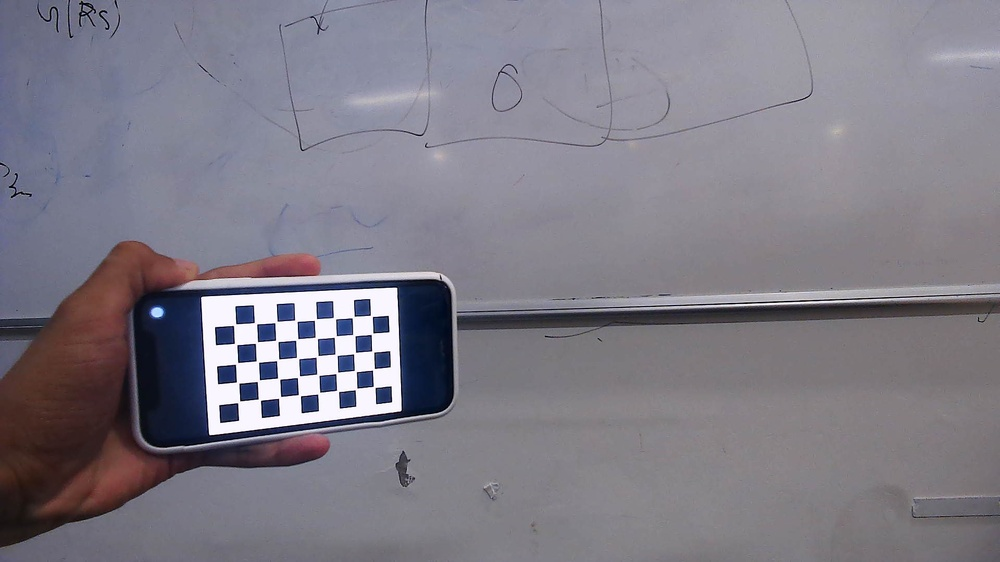
#> input picture CV(wroked_Till_Now)/Check_pix/WIN_20260713_12_25_35_Pro.jpg, 1000 x 562 px, shrunk from 1920 x 1080 before the run; its folder holds only this picture in this run
$ python calib.py
#> lines starting #> are read from the running program, lines starting #| are printed output that depends on the picture; after the words box and inside, x2 and y2 are one past the last pixel; in counts of white or black regions, pixels touching at a corner belong together; long printed decimals are rounded
import cv2
import numpy as np
import glob
import os


# =====================================================
# SETTINGS
# =====================================================

PATTERN = (8,5)
SQUARE_SIZE = 30.0     # mm


# =====================================================
# OBJECT POINTS
# =====================================================

objp = np.zeros((PATTERN[0]*PATTERN[1],3), np.float32)

objp[:,:2] = np.mgrid[
                0:PATTERN[0],
                0:PATTERN[1]
            ].T.reshape(-1,2)

objp *= SQUARE_SIZE


objpoints=[]
imgpoints=[]


# =====================================================
# LOAD IMAGES
# =====================================================


script_dir = os.path.dirname(os.path.abspath(__file__))
folder = os.path.join(script_dir, "Check_pix")

images = glob.glob(os.path.join(folder, "*.jpg"))

print()
print("Found", len(images), "images in", folder)
print()


image_shape = None


# =====================================================
# DETECT CORNERS
# =====================================================


for file in images:

    img = cv2.imread(file)
#> img is the input picture: shape (562, 1000, 3); mean B, G, R 134.4, 123.6, 126.8
    if img is None:
        print("Warning: could not read", file)
        continue

    gray = cv2.cvtColor(img, cv2.COLOR_BGR2GRAY)
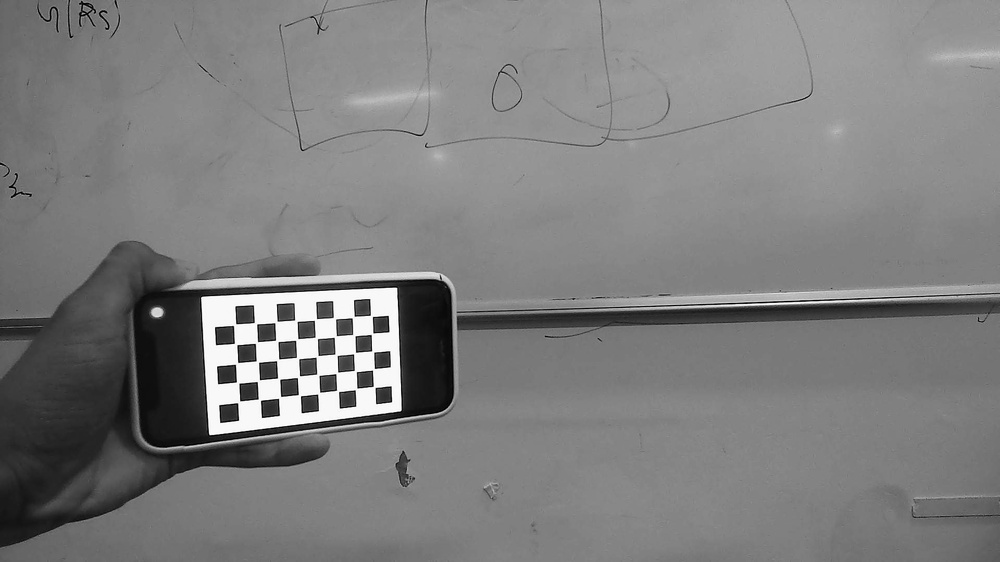
#> gray: shape (562, 1000); min 0, max 255, mean 125.8
    image_shape = gray.shape[::-1]
#> image_shape = (1000, 562)

    # First try the robust SB detector, then fall back to the legacy detector
    ret, corners = cv2.findChessboardCornersSB(gray, PATTERN)
#> ret = True; corners = 40 rows, first 8: [234.4, 324.5], [255.5, 323.2], [275.9, 321.8], [295.8, 320.6], [315.4, 319.2], [334.5, 318.1], [353.2, 317], [371.8, 315.6]
    if not ret:
        # try legacy detector with common flags and subpixel refinement
        flags = cv2.CALIB_CB_ADAPTIVE_THRESH | cv2.CALIB_CB_NORMALIZE_IMAGE
        ret, corners = cv2.findChessboardCorners(gray, PATTERN, flags)
        if ret:
            corners = cv2.cornerSubPix(
                gray, corners, (11, 11), (-1, -1),
                (cv2.TERM_CRITERIA_EPS + cv2.TERM_CRITERIA_MAX_ITER, 30, 0.001)
            )

    if ret:
        objpoints.append(objp.copy())
        imgpoints.append(corners)

        vis = img.copy()
        cv2.drawChessboardCorners(vis, PATTERN, corners, ret)
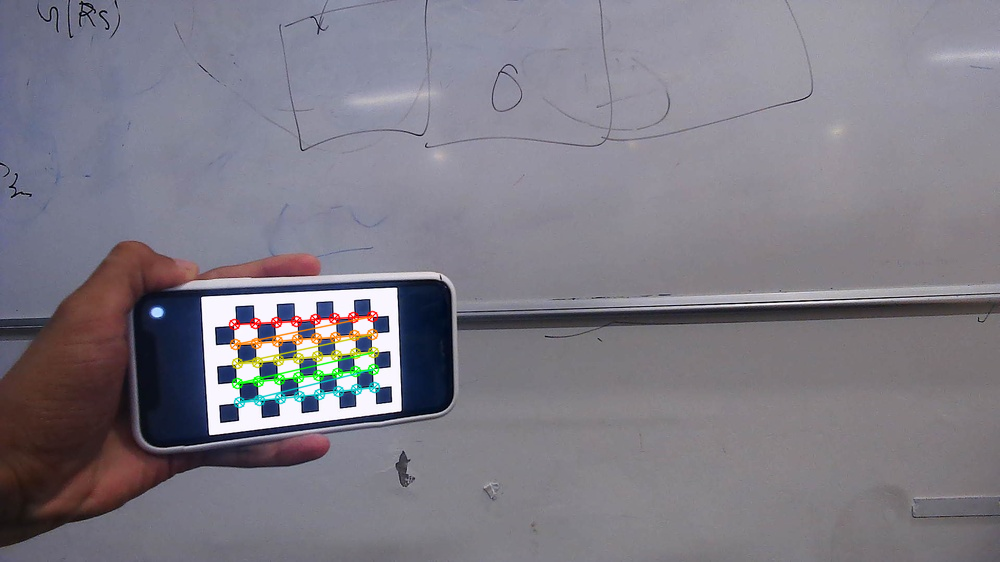
#> vis: shape (562, 1000, 3); 1.17% of pixels changed, all inside (x1, y1, x2, y2) = (228, 310, 381, 409)
        cv2.imshow("Corners", vis)
        cv2.waitKey(300)

        print("✓", os.path.basename(file))
    else:
        print("✗", os.path.basename(file))


cv2.destroyAllWindows()


# =====================================================
# CALIBRATE
# =====================================================


ret,K,D,rvecs,tvecs = cv2.calibrateCamera(


                            objpoints,
                            imgpoints,
                            image_shape,

                            None,
                            None

                            )
#> ret = 0.109; K = [[580.2, 0, 497.1], [0, 566.5, 232.5], [0, 0, 1]]; D = [[0.0649, 0.0588, -0.02, 0.0474, -0.13]]; rvecs = ([0.0448, -0.426, -0.0134],); tvecs = ([-395.6, 142.6, 821.7],)


# =====================================================
# RESULTS
# =====================================================


print()
print("================================")
print("CALIBRATION COMPLETE")
print("================================")
print()


print("Camera Matrix")
print()

print(K)
#| [[580.243   0.         497.116]
#|  [  0.         566.472 232.459]
#|  [  0.           0.           1.        ]]


print()
print()


print("Distortion")
print()

print(D)
#| [[ 0.06486  0.05879  -0.02004   0.0474 -0.1297]]


print()
print()

print("Reprojection Error")
print()

print(ret)
#| 0.1093


# =====================================================
# SAVE
# =====================================================


np.savez(

        "camera.npz",

        K=K,
        D=D

        )


print()
print("Saved camera.npz")


# =====================================================
# TEST UNDISTORTION
# =====================================================


img=cv2.imread(images[0])


h,w=img.shape[:2]
#> h = 562; w = 1000


newK,_=cv2.getOptimalNewCameraMatrix(

            K,
            D,
            (w,h),
            1,
            (w,h)

            )
#> newK = [[345.2, 0, 731.4], [0, 418.3, 214.4], [0, 0, 1]]


und = cv2.undistort(

            img,

            K,
            D,

            None,

            newK

            )
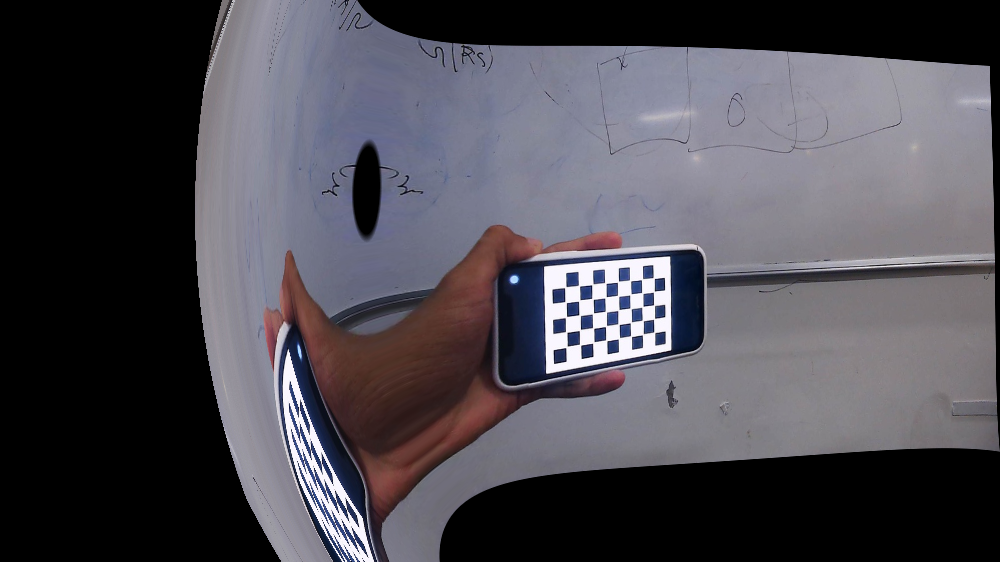
#> und: shape (562, 1000, 3); mean B, G, R 82, 74.4, 76.8


cv2.imshow("Original",img)
cv2.imshow("Undistorted",und)

cv2.waitKey(0)

cv2.destroyAllWindows()

$ run again, on CV(wroked_Till_Now)/Check_pix/WIN_20260713_12_25_46_Pro.jpg
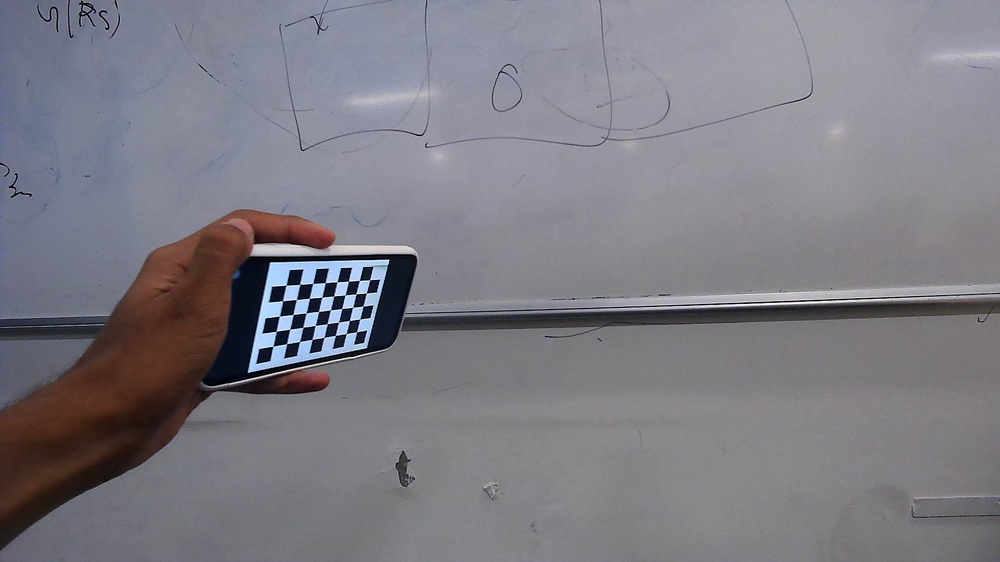
#> input picture CV(wroked_Till_Now)/Check_pix/WIN_20260713_12_25_46_Pro.jpg, 1000 x 562 px, shrunk from 1920 x 1080 before the run
#> img is the input picture: shape (562, 1000, 3); mean B, G, R 131.5, 123.6, 125.3
#> `ret, corners = cv2.findChessboardCornersSB(gray, PATTERN)`: ret = True; corners = 40 rows, first 8: [285.9, 285.2], [299.6, 284.3], [312.8, 283.4], [325, 282.7], [336.9, 281.9], [348.4, 281.3], [359.4, 280.5], [369.7, 279.7]
#> `cv2.drawChessboardCorners(vis, PATTERN, corners, ret)`:
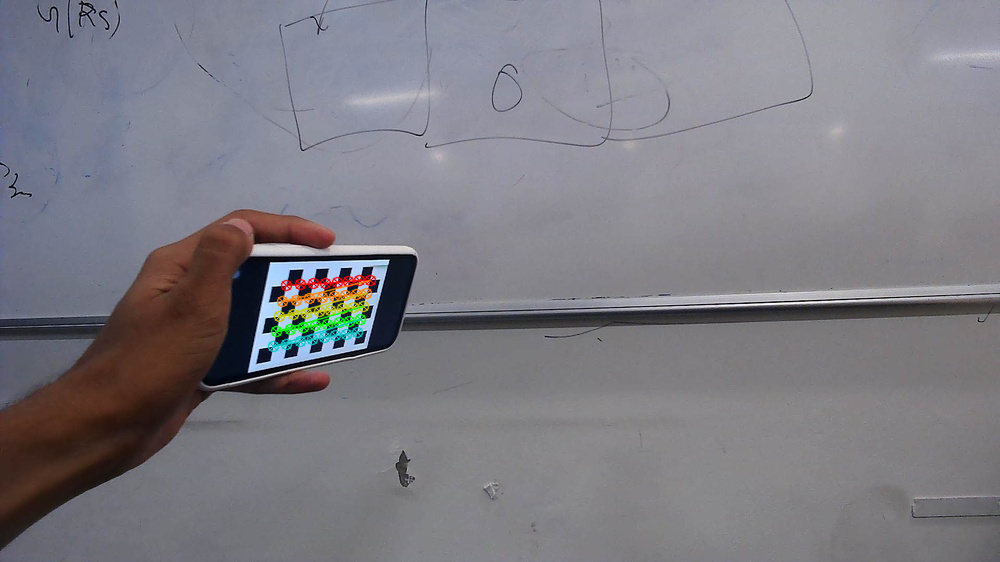
#> vis: shape (562, 1000, 3); 0.89% of pixels changed, all inside (x1, y1, x2, y2) = (267, 274, 377, 353)
#> `ret,K,D,rvecs,tvecs = cv2.calibrateCamera(   objpoints, imgpoints, ima..`: ret = 0.118; K = [[509.5, 0, 494.2], [0, 562.4, 286.1], [0, 0, 1]]; D = [[0.204, -0.793, 0.0162, 0.0231, 1.7]]; rvecs = ([0.421, -0.948, 0.163],); tvecs = ([-405.8, -4.09, 983.7],)
#| [[509.549    0.         494.243]
#|  [  0.         562.415 286.071]
#|  [  0.           0.           1.        ]]
#| [[ 0.204  -0.7928  0.01622  0.02315  1.698]]
#| 0.1185
#> newK = [[884.3, 0, 514], [0, 574.9, 292.1], [0, 0, 1]]
#> `und = cv2.undistort(  img,  K, D,  None,  newK  )`:
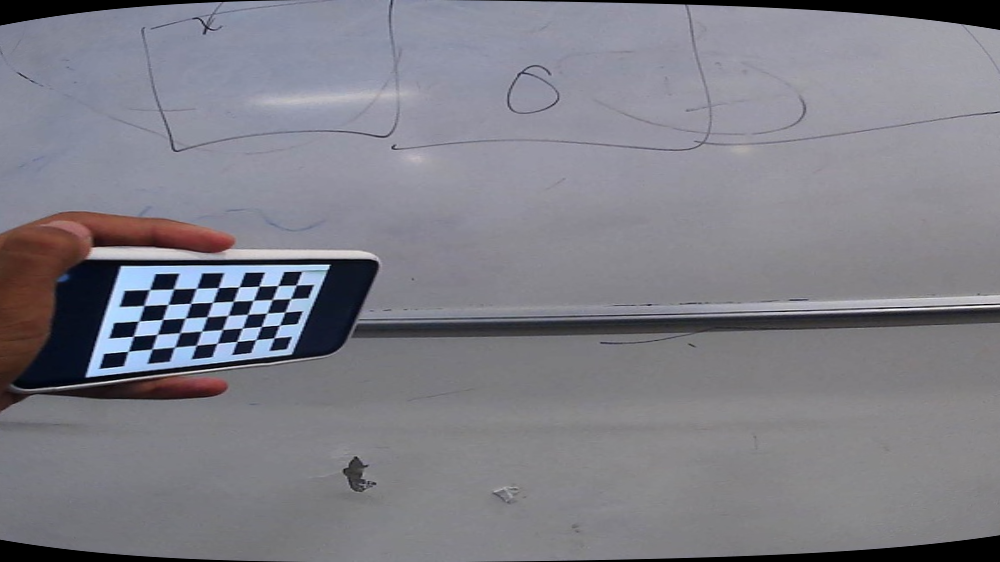
#> und: shape (562, 1000, 3); mean B, G, R 135, 126.4, 126.8

$ run again, on CV(wroked_Till_Now)/Check_pix/WIN_20260713_12_25_48_Pro.jpg
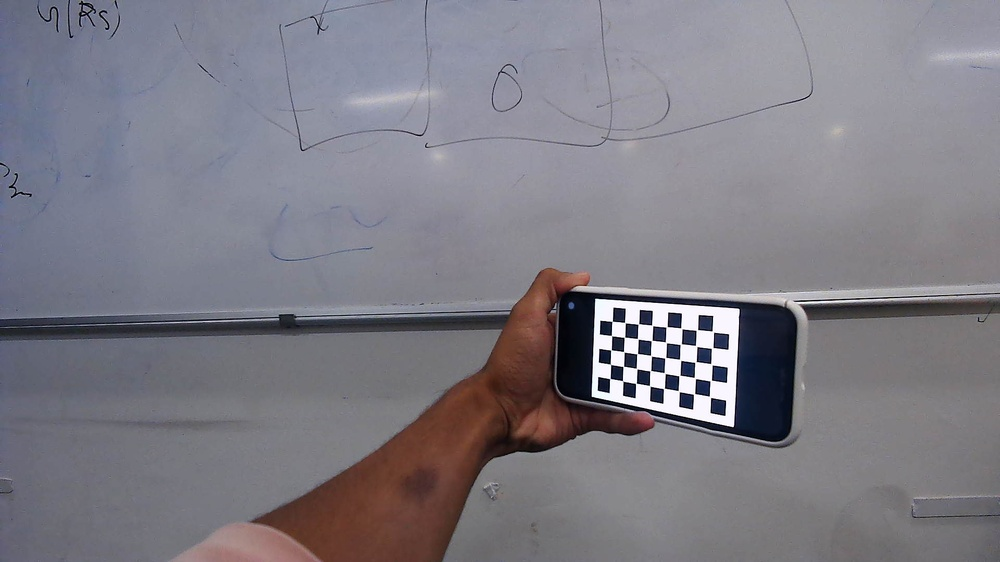
#> input picture CV(wroked_Till_Now)/Check_pix/WIN_20260713_12_25_48_Pro.jpg, 1000 x 562 px, shrunk from 1920 x 1080 before the run
#> img is the input picture: shape (562, 1000, 3); mean B, G, R 132.5, 123.8, 126
#> `ret, corners = cv2.findChessboardCornersSB(gray, PATTERN)`: ret = True; corners = 40 rows, first 8: [612.1, 321.2], [625, 322.6], [638.3, 323.9], [652.2, 325.4], [666.5, 326.8], [681.3, 328.4], [696.9, 330], [712.9, 331.6]
#> `cv2.drawChessboardCorners(vis, PATTERN, corners, ret)`:
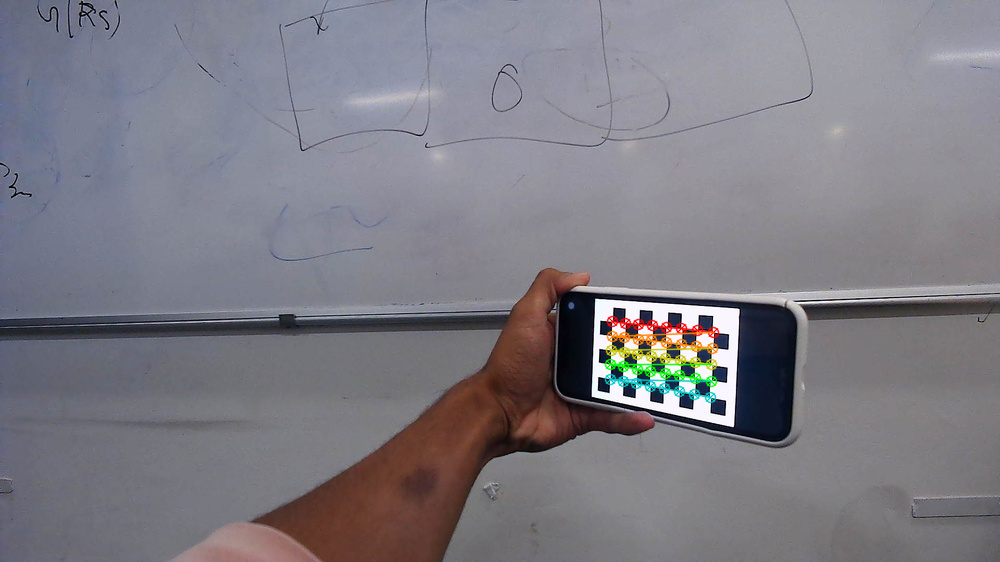
#> vis: shape (562, 1000, 3); 0.98% of pixels changed, all inside (x1, y1, x2, y2) = (604, 315, 720, 404)
#> `ret,K,D,rvecs,tvecs = cv2.calibrateCamera(   objpoints, imgpoints, ima..`: ret = 0.0529; K = [[62.39, 0, 498.9], [0, 83.56, 280.7], [0, 0, 1]]; D = [[7e-05, -4.67e-07, -0.000141, -0.000683, -4.02e-07]]; rvecs = ([0.0024, 0.103, 0.0415],); tvecs = ([315.9, 84.45, 173.4],)
#| [[ 62.391   0.         498.863]
#|  [  0.          83.558 280.696]
#|  [  0.           0.           1.        ]]
#| [[ 7.00350903e-05 -4.67299984e-07 -1.40710326e-04 -6.82751498e-04
#|   -4.01981168e-07]]
#| 0.05286
#> newK = [[62.39, 0, 498.9], [0, 77.09, 279.4], [0, 0, 1]]
#> `und = cv2.undistort(  img,  K, D,  None,  newK  )`:
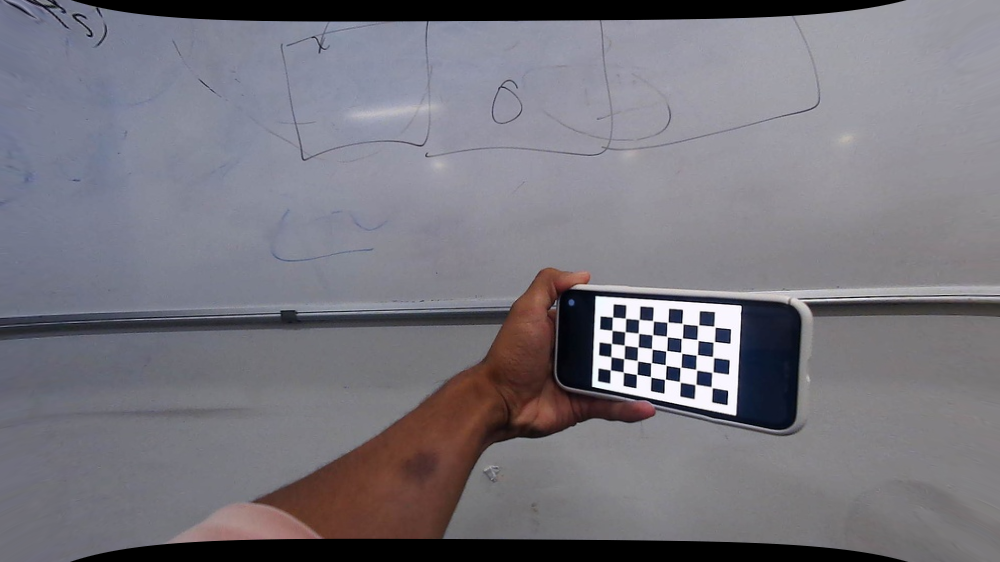
#> und: shape (562, 1000, 3); mean B, G, R 125.7, 117.7, 119.7

$ run again, on CV(wroked_Till_Now)/Check_pix/WIN_20260713_12_25_38_Pro.jpg
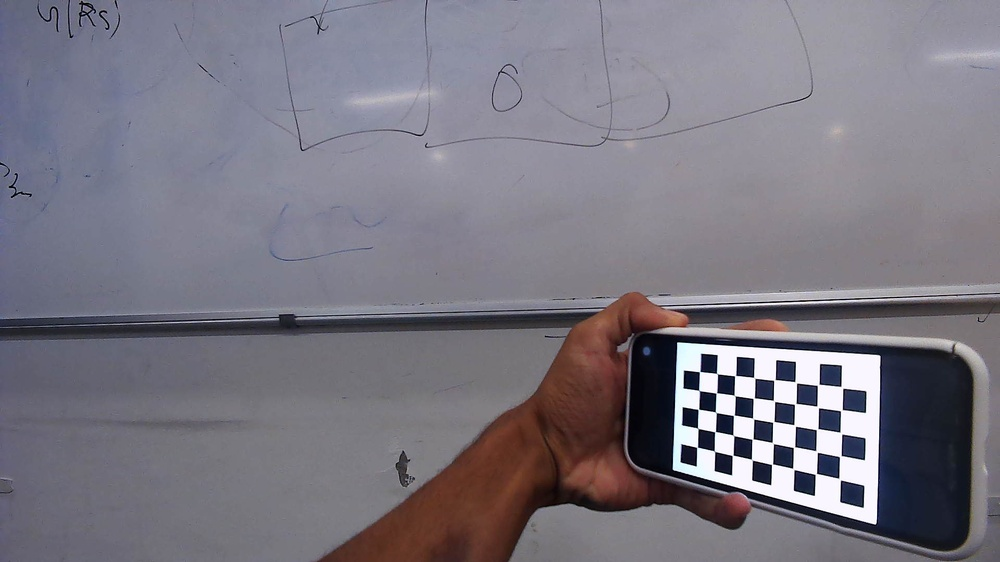
#> input picture CV(wroked_Till_Now)/Check_pix/WIN_20260713_12_25_38_Pro.jpg, 1000 x 562 px, shrunk from 1920 x 1080 before the run
#> img is the input picture: shape (562, 1000, 3); mean B, G, R 129.2, 118.6, 121.9
#> `ret, corners = cv2.findChessboardCornersSB(gray, PATTERN)`: ret = True; corners = 40 rows, first 8: [699.7, 371.7], [717.1, 373.6], [735.2, 375.7], [754.5, 377.5], [774.7, 379.9], [795.9, 382.2], [818.4, 384.7], [841.9, 387.3]
#> `cv2.drawChessboardCorners(vis, PATTERN, corners, ret)`:
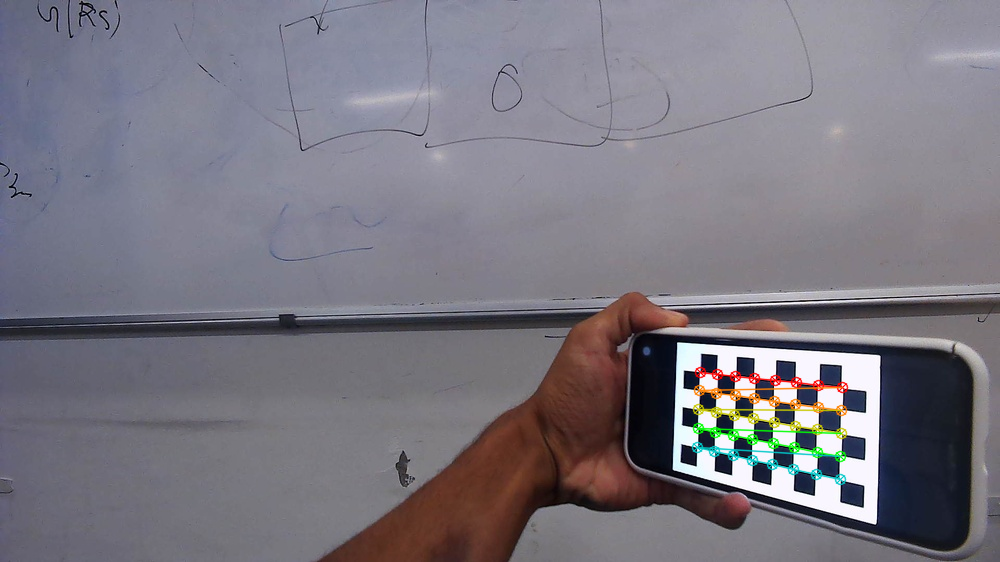
#> vis: shape (562, 1000, 3); 1.2% of pixels changed, all inside (x1, y1, x2, y2) = (691, 366, 849, 486)
#> `ret,K,D,rvecs,tvecs = cv2.calibrateCamera(   objpoints, imgpoints, ima..`: ret = 0.0952; K = [[609.6, 0, 485], [0, 568.7, 291], [0, 0, 1]]; D = [[-0.0212, -0.363, 0.0262, 0.0412, 0.32]]; rvecs = ([-0.118, 0.998, 0.0299],); tvecs = ([321.7, 128.5, 952.3],)
#| [[609.622   0.         484.973]
#|  [  0.         568.716 290.960]
#|  [  0.           0.           1.        ]]
#| [[-0.02121  -0.3627  0.02618  0.04124  0.3198]]
#| 0.09523
#> newK = [[547.3, 0, 540.7], [0, 484.8, 311.4], [0, 0, 1]]
#> `und = cv2.undistort(  img,  K, D,  None,  newK  )`:
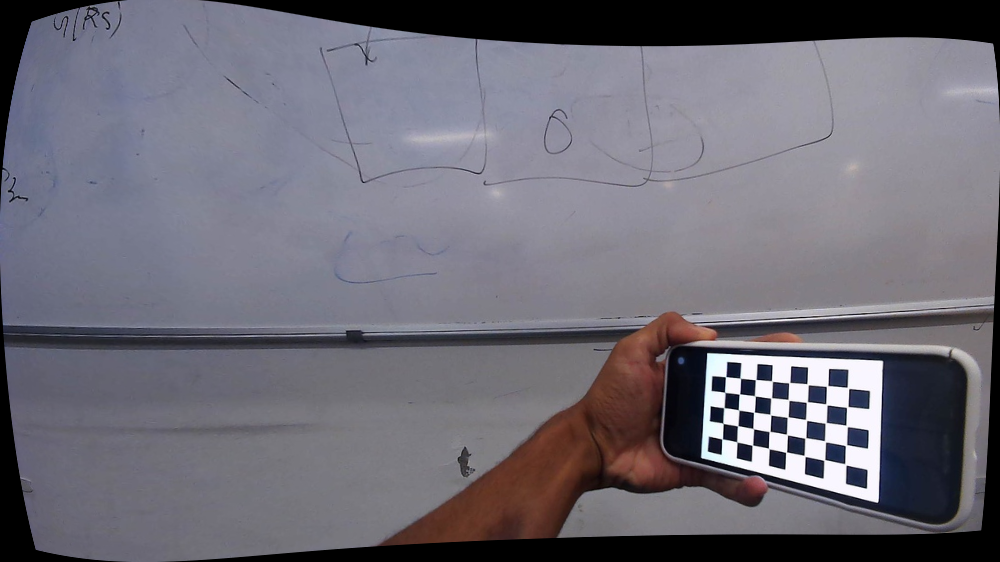
#> und: shape (562, 1000, 3); mean B, G, R 117.7, 107.4, 109.8
